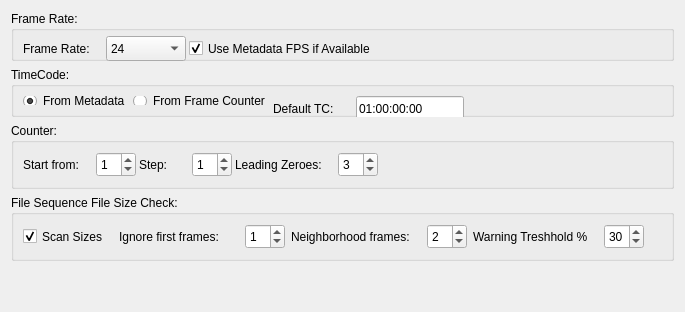
        <widget class="QWidget" name="tab_4">
         <attribute name="title">
          <string>Preferences</string>
         </attribute>
         <layout class="QHBoxLayout" name="horizontalLayout_23">
          <item>
           <layout class="QVBoxLayout" name="verticalLayout_28">
            <item>
             <widget class="QGroupBox" name="groupBox_14">
              <property name="sizePolicy">
               <sizepolicy hsizetype="MinimumExpanding" vsizetype="Minimum">
                <horstretch>0</horstretch>
                <verstretch>0</verstretch>
               </sizepolicy>
              </property>
              <property name="minimumSize">
               <size>
                <width>0</width>
                <height>50</height>
               </size>
              </property>
              <property name="maximumSize">
               <size>
                <width>16777215</width>
                <height>50</height>
               </size>
              </property>
              <property name="title">
               <string>Frame Rate:</string>
              </property>
              <layout class="QVBoxLayout" name="verticalLayout_5">
               <property name="spacing">
                <number>3</number>
               </property>
               <property name="topMargin">
                <number>5</number>
               </property>
               <property name="bottomMargin">
                <number>5</number>
               </property>
               <item>
                <layout class="QHBoxLayout" name="horizontalLayout_36">
                 <property name="spacing">
                  <number>3</number>
                 </property>
                 <item>
                  <widget class="QLabel" name="label_45">
                   <property name="sizePolicy">
                    <sizepolicy hsizetype="Fixed" vsizetype="Fixed">
                     <horstretch>0</horstretch>
                     <verstretch>0</verstretch>
                    </sizepolicy>
                   </property>
                   <property name="minimumSize">
                    <size>
                     <width>80</width>
                     <height>25</height>
                    </size>
                   </property>
                   <property name="maximumSize">
                    <size>
                     <width>80</width>
                     <height>25</height>
                    </size>
                   </property>
                   <property name="text">
                    <string>Frame Rate:</string>
                   </property>
                  </widget>
                 </item>
                 <item>
                  <widget class="QComboBox" name="prefs_frame_rate">
                   <property name="sizePolicy">
                    <sizepolicy hsizetype="Fixed" vsizetype="Fixed">
                     <horstretch>0</horstretch>
                     <verstretch>0</verstretch>
                    </sizepolicy>
                   </property>
                   <property name="minimumSize">
                    <size>
                     <width>80</width>
                     <height>25</height>
                    </size>
                   </property>
                   <property name="maximumSize">
                    <size>
                     <width>80</width>
                     <height>25</height>
                    </size>
                   </property>
                   <property name="currentIndex">
                    <number>1</number>
                   </property>
                   <item>
                    <property name="text">
                     <string>23.97</string>
                    </property>
                   </item>
                   <item>
                    <property name="text">
                     <string>24</string>
                    </property>
                   </item>
                   <item>
                    <property name="text">
                     <string>25</string>
                    </property>
                   </item>
                   <item>
                    <property name="text">
                     <string>29.97</string>
                    </property>
                   </item>
                   <item>
                    <property name="text">
                     <string>50</string>
                    </property>
                   </item>
                   <item>
                    <property name="text">
                     <string>59.94</string>
                    </property>
                   </item>
                   <item>
                    <property name="text">
                     <string>60</string>
                    </property>
                   </item>
                  </widget>
                 </item>
                 <item>
                  <widget class="QCheckBox" name="prefs_frame_rate_use_meta">
                   <property name="sizePolicy">
                    <sizepolicy hsizetype="Fixed" vsizetype="Fixed">
                     <horstretch>0</horstretch>
                     <verstretch>0</verstretch>
                    </sizepolicy>
                   </property>
                   <property name="minimumSize">
                    <size>
                     <width>220</width>
                     <height>25</height>
                    </size>
                   </property>
                   <property name="maximumSize">
                    <size>
                     <width>220</width>
                     <height>25</height>
                    </size>
                   </property>
                   <property name="text">
                    <string>Use Metadata FPS if Available</string>
                   </property>
                   <property name="checked">
                    <bool>true</bool>
                   </property>
                  </widget>
                 </item>
                 <item>
                  <spacer name="horizontalSpacer_23">
                   <property name="orientation">
                    <enum>Qt::Horizontal</enum>
                   </property>
                   <property name="sizeHint" stdset="0">
                    <size>
                     <width>20</width>
                     <height>25</height>
                    </size>
                   </property>
                  </spacer>
                 </item>
                </layout>
               </item>
              </layout>
             </widget>
            </item>
            <item>
             <widget class="QGroupBox" name="groupBox_15">
              <property name="sizePolicy">
               <sizepolicy hsizetype="MinimumExpanding" vsizetype="Minimum">
                <horstretch>0</horstretch>
                <verstretch>0</verstretch>
               </sizepolicy>
              </property>
              <property name="minimumSize">
               <size>
                <width>0</width>
                <height>50</height>
               </size>
              </property>
              <property name="maximumSize">
               <size>
                <width>16777215</width>
                <height>50</height>
               </size>
              </property>
              <property name="title">
               <string>TimeCode:</string>
              </property>
              <layout class="QVBoxLayout" name="verticalLayout_11">
               <property name="spacing">
                <number>3</number>
               </property>
               <item>
                <layout class="QHBoxLayout" name="horizontalLayout_38">
                 <property name="spacing">
                  <number>3</number>
                 </property>
                 <item>
                  <layout class="QHBoxLayout" name="horizontalLayout_37">
                   <item>
                    <widget class="QRadioButton" name="prefs_tc_from_meta">
                     <property name="sizePolicy">
                      <sizepolicy hsizetype="Fixed" vsizetype="Fixed">
                       <horstretch>0</horstretch>
                       <verstretch>0</verstretch>
                      </sizepolicy>
                     </property>
                     <property name="text">
                      <string>From Metadata</string>
                     </property>
                     <property name="checked">
                      <bool>true</bool>
                     </property>
                    </widget>
                   </item>
                   <item>
                    <widget class="QRadioButton" name="prefs_tc_from_counter">
                     <property name="sizePolicy">
                      <sizepolicy hsizetype="Fixed" vsizetype="Fixed">
                       <horstretch>0</horstretch>
                       <verstretch>0</verstretch>
                      </sizepolicy>
                     </property>
                     <property name="text">
                      <string>From Frame Counter</string>
                     </property>
                    </widget>
                   </item>
                  </layout>
                 </item>
                 <item>
                  <layout class="QHBoxLayout" name="horizontalLayout_9">
                   <item>
                    <widget class="QLabel" name="label_46">
                     <property name="sizePolicy">
                      <sizepolicy hsizetype="Fixed" vsizetype="Fixed">
                       <horstretch>0</horstretch>
                       <verstretch>0</verstretch>
                      </sizepolicy>
                     </property>
                     <property name="minimumSize">
                      <size>
                       <width>80</width>
                       <height>25</height>
                      </size>
                     </property>
                     <property name="maximumSize">
                      <size>
                       <width>80</width>
                       <height>25</height>
                      </size>
                     </property>
                     <property name="text">
                      <string>Default TC:</string>
                     </property>
                    </widget>
                   </item>
                   <item>
                    <widget class="QLineEdit" name="prefs_tc_default">
                     <property name="sizePolicy">
                      <sizepolicy hsizetype="Fixed" vsizetype="Fixed">
                       <horstretch>0</horstretch>
                       <verstretch>0</verstretch>
                      </sizepolicy>
                     </property>
                     <property name="minimumSize">
                      <size>
                       <width>80</width>
                       <height>25</height>
                      </size>
                     </property>
                     <property name="text">
                      <string>01:00:00:00</string>
                     </property>
                    </widget>
                   </item>
                   <item>
                    <spacer name="horizontalSpacer_12">
                     <property name="orientation">
                      <enum>Qt::Horizontal</enum>
                     </property>
                     <property name="sizeHint" stdset="0">
                      <size>
                       <width>40</width>
                       <height>20</height>
                      </size>
                     </property>
                    </spacer>
                   </item>
                  </layout>
                 </item>
                </layout>
               </item>
              </layout>
             </widget>
            </item>
            <item>
             <widget class="QGroupBox" name="groupBox_2">
              <property name="sizePolicy">
               <sizepolicy hsizetype="MinimumExpanding" vsizetype="Fixed">
                <horstretch>0</horstretch>
                <verstretch>0</verstretch>
               </sizepolicy>
              </property>
              <property name="minimumSize">
               <size>
                <width>0</width>
                <height>50</height>
               </size>
              </property>
              <property name="title">
               <string>Counter:</string>
              </property>
              <layout class="QHBoxLayout" name="horizontalLayout_70">
               <property name="spacing">
                <number>3</number>
               </property>
               <item>
                <layout class="QHBoxLayout" name="horizontalLayout_28">
                 <property name="spacing">
                  <number>3</number>
                 </property>
                 <item>
                  <layout class="QHBoxLayout" name="horizontalLayout_25">
                   <item>
                    <widget class="QLabel" name="label">
                     <property name="sizePolicy">
                      <sizepolicy hsizetype="Fixed" vsizetype="Fixed">
                       <horstretch>0</horstretch>
                       <verstretch>0</verstretch>
                      </sizepolicy>
                     </property>
                     <property name="minimumSize">
                      <size>
                       <width>70</width>
                       <height>25</height>
                      </size>
                     </property>
                     <property name="maximumSize">
                      <size>
                       <width>70</width>
                       <height>25</height>
                      </size>
                     </property>
                     <property name="text">
                      <string>Start from:</string>
                     </property>
                    </widget>
                   </item>
                   <item>
                    <widget class="QSpinBox" name="prefs_counter_start">
                     <property name="sizePolicy">
                      <sizepolicy hsizetype="Fixed" vsizetype="Fixed">
                       <horstretch>0</horstretch>
                       <verstretch>0</verstretch>
                      </sizepolicy>
                     </property>
                     <property name="minimumSize">
                      <size>
                       <width>40</width>
                       <height>25</height>
                      </size>
                     </property>
                     <property name="maximumSize">
                      <size>
                       <width>40</width>
                       <height>25</height>
                      </size>
                     </property>
                     <property name="value">
                      <number>1</number>
                     </property>
                    </widget>
                   </item>
                  </layout>
                 </item>
                 <item>
                  <layout class="QHBoxLayout" name="horizontalLayout_26">
                   <item>
                    <widget class="QLabel" name="label_2">
                     <property name="sizePolicy">
                      <sizepolicy hsizetype="Fixed" vsizetype="Fixed">
                       <horstretch>0</horstretch>
                       <verstretch>0</verstretch>
                      </sizepolicy>
                     </property>
                     <property name="minimumSize">
                      <size>
                       <width>50</width>
                       <height>25</height>
                      </size>
                     </property>
                     <property name="maximumSize">
                      <size>
                       <width>50</width>
                       <height>25</height>
                      </size>
                     </property>
                     <property name="text">
                      <string>Step:</string>
                     </property>
                    </widget>
                   </item>
                   <item>
                    <widget class="QSpinBox" name="prefs_counter_step">
                     <property name="sizePolicy">
                      <sizepolicy hsizetype="Fixed" vsizetype="Fixed">
                       <horstretch>0</horstretch>
                       <verstretch>0</verstretch>
                      </sizepolicy>
                     </property>
                     <property name="minimumSize">
                      <size>
                       <width>40</width>
                       <height>25</height>
                      </size>
                     </property>
                     <property name="maximumSize">
                      <size>
                       <width>40</width>
                       <height>25</height>
                      </size>
                     </property>
                     <property name="value">
                      <number>1</number>
                     </property>
                    </widget>
                   </item>
                  </layout>
                 </item>
                 <item>
                  <layout class="QHBoxLayout" name="horizontalLayout_27">
                   <item>
                    <widget class="QLabel" name="label_14">
                     <property name="minimumSize">
                      <size>
                       <width>100</width>
                       <height>25</height>
                      </size>
                     </property>
                     <property name="maximumSize">
                      <size>
                       <width>100</width>
                       <height>25</height>
                      </size>
                     </property>
                     <property name="text">
                      <string>Leading Zeroes:</string>
                     </property>
                    </widget>
                   </item>
                   <item>
                    <widget class="QSpinBox" name="prefs_counter_zeroes">
                     <property name="sizePolicy">
                      <sizepolicy hsizetype="Fixed" vsizetype="Fixed">
                       <horstretch>0</horstretch>
                       <verstretch>0</verstretch>
                      </sizepolicy>
                     </property>
                     <property name="minimumSize">
                      <size>
                       <width>40</width>
                       <height>25</height>
                      </size>
                     </property>
                     <property name="maximumSize">
                      <size>
                       <width>40</width>
                       <height>25</height>
                      </size>
                     </property>
                     <property name="value">
                      <number>3</number>
                     </property>
                    </widget>
                   </item>
                   <item>
                    <spacer name="horizontalSpacer_5">
                     <property name="orientation">
                      <enum>Qt::Horizontal</enum>
                     </property>
                     <property name="sizeHint" stdset="0">
                      <size>
                       <width>40</width>
                       <height>20</height>
                      </size>
                     </property>
                    </spacer>
                   </item>
                  </layout>
                 </item>
                </layout>
               </item>
              </layout>
             </widget>
            </item>
            <item>
             <widget class="QGroupBox" name="groupBox_17">
              <property name="sizePolicy">
               <sizepolicy hsizetype="MinimumExpanding" vsizetype="Minimum">
                <horstretch>0</horstretch>
                <verstretch>0</verstretch>
               </sizepolicy>
              </property>
              <property name="minimumSize">
               <size>
                <width>650</width>
                <height>60</height>
               </size>
              </property>
              <property name="maximumSize">
               <size>
                <width>16777215</width>
                <height>80</height>
               </size>
              </property>
              <property name="title">
               <string>File Sequence File Size Check:</string>
              </property>
              <layout class="QHBoxLayout" name="horizontalLayout_30">
               <item>
                <layout class="QHBoxLayout" name="horizontalLayout_22">
                 <item>
                  <widget class="QCheckBox" name="prefs_size_scan">
                   <property name="sizePolicy">
                    <sizepolicy hsizetype="Fixed" vsizetype="Fixed">
                     <horstretch>0</horstretch>
                     <verstretch>0</verstretch>
                    </sizepolicy>
                   </property>
                   <property name="minimumSize">
                    <size>
                     <width>90</width>
                     <height>25</height>
                    </size>
                   </property>
                   <property name="maximumSize">
                    <size>
                     <width>90</width>
                     <height>25</height>
                    </size>
                   </property>
                   <property name="text">
                    <string>Scan Sizes</string>
                   </property>
                   <property name="checked">
                    <bool>true</bool>
                   </property>
                  </widget>
                 </item>
                 <item>
                  <layout class="QHBoxLayout" name="horizontalLayout_18">
                   <item>
                    <widget class="QLabel" name="label_51">
                     <property name="sizePolicy">
                      <sizepolicy hsizetype="Fixed" vsizetype="Fixed">
                       <horstretch>0</horstretch>
                       <verstretch>0</verstretch>
                      </sizepolicy>
                     </property>
                     <property name="minimumSize">
                      <size>
                       <width>120</width>
                       <height>25</height>
                      </size>
                     </property>
                     <property name="maximumSize">
                      <size>
                       <width>120</width>
                       <height>16777215</height>
                      </size>
                     </property>
                     <property name="text">
                      <string>Ignore first frames:</string>
                     </property>
                    </widget>
                   </item>
                   <item>
                    <widget class="QSpinBox" name="prefs_size_ignore_first">
                     <property name="sizePolicy">
                      <sizepolicy hsizetype="Fixed" vsizetype="Fixed">
                       <horstretch>0</horstretch>
                       <verstretch>0</verstretch>
                      </sizepolicy>
                     </property>
                     <property name="minimumSize">
                      <size>
                       <width>40</width>
                       <height>25</height>
                      </size>
                     </property>
                     <property name="maximumSize">
                      <size>
                       <width>40</width>
                       <height>25</height>
                      </size>
                     </property>
                     <property name="maximum">
                      <number>999</number>
                     </property>
                     <property name="value">
                      <number>1</number>
                     </property>
                    </widget>
                   </item>
                  </layout>
                 </item>
                 <item>
                  <layout class="QHBoxLayout" name="horizontalLayout_47">
                   <item>
                    <widget class="QLabel" name="label_53">
                     <property name="sizePolicy">
                      <sizepolicy hsizetype="Fixed" vsizetype="Fixed">
                       <horstretch>0</horstretch>
                       <verstretch>0</verstretch>
                      </sizepolicy>
                     </property>
                     <property name="minimumSize">
                      <size>
                       <width>130</width>
                       <height>25</height>
                      </size>
                     </property>
                     <property name="maximumSize">
                      <size>
                       <width>130</width>
                       <height>25</height>
                      </size>
                     </property>
                     <property name="text">
                      <string>Neighborhood frames:</string>
                     </property>
                    </widget>
                   </item>
                   <item>
                    <widget class="QSpinBox" name="prefs_size_neighborhood">
                     <property name="sizePolicy">
                      <sizepolicy hsizetype="Fixed" vsizetype="Fixed">
                       <horstretch>0</horstretch>
                       <verstretch>0</verstretch>
                      </sizepolicy>
                     </property>
                     <property name="minimumSize">
                      <size>
                       <width>40</width>
                       <height>25</height>
                      </size>
                     </property>
                     <property name="maximumSize">
                      <size>
                       <width>40</width>
                       <height>25</height>
                      </size>
                     </property>
                     <property name="maximum">
                      <number>999</number>
                     </property>
                     <property name="value">
                      <number>2</number>
                     </property>
                    </widget>
                   </item>
                  </layout>
                 </item>
                 <item>
                  <layout class="QHBoxLayout" name="horizontalLayout_48">
                   <item>
                    <widget class="QLabel" name="label_54">
                     <property name="sizePolicy">
                      <sizepolicy hsizetype="Fixed" vsizetype="Fixed">
                       <horstretch>0</horstretch>
                       <verstretch>0</verstretch>
                      </sizepolicy>
                     </property>
                     <property name="minimumSize">
                      <size>
                       <width>125</width>
                       <height>25</height>
                      </size>
                     </property>
                     <property name="maximumSize">
                      <size>
                       <width>125</width>
                       <height>25</height>
                      </size>
                     </property>
                     <property name="text">
                      <string>Warning Treshhold %</string>
                     </property>
                    </widget>
                   </item>
                   <item>
                    <widget class="QSpinBox" name="prefs_size_threshold">
                     <property name="sizePolicy">
                      <sizepolicy hsizetype="Fixed" vsizetype="Fixed">
                       <horstretch>0</horstretch>
                       <verstretch>0</verstretch>
                      </sizepolicy>
                     </property>
                     <property name="minimumSize">
                      <size>
                       <width>40</width>
                       <height>25</height>
                      </size>
                     </property>
                     <property name="maximumSize">
                      <size>
                       <width>40</width>
                       <height>25</height>
                      </size>
                     </property>
                     <property name="minimum">
                      <number>1</number>
                     </property>
                     <property name="maximum">
                      <number>100</number>
                     </property>
                     <property name="value">
                      <number>30</number>
                     </property>
                    </widget>
                   </item>
                  </layout>
                 </item>
                 <item>
                  <spacer name="horizontalSpacer_19">
                   <property name="orientation">
                    <enum>Qt::Horizontal</enum>
                   </property>
                   <property name="sizeHint" stdset="0">
                    <size>
                     <width>18</width>
                     <height>20</height>
                    </size>
                   </property>
                  </spacer>
                 </item>
                </layout>
               </item>
              </layout>
             </widget>
            </item>
            <item>
             <spacer name="verticalSpacer_5">
              <property name="orientation">
               <enum>Qt::Vertical</enum>
              </property>
              <property name="sizeHint" stdset="0">
               <size>
                <width>20</width>
                <height>40</height>
               </size>
              </property>
             </spacer>
            </item>
           </layout>
          </item>
         </layout>
        </widget>
